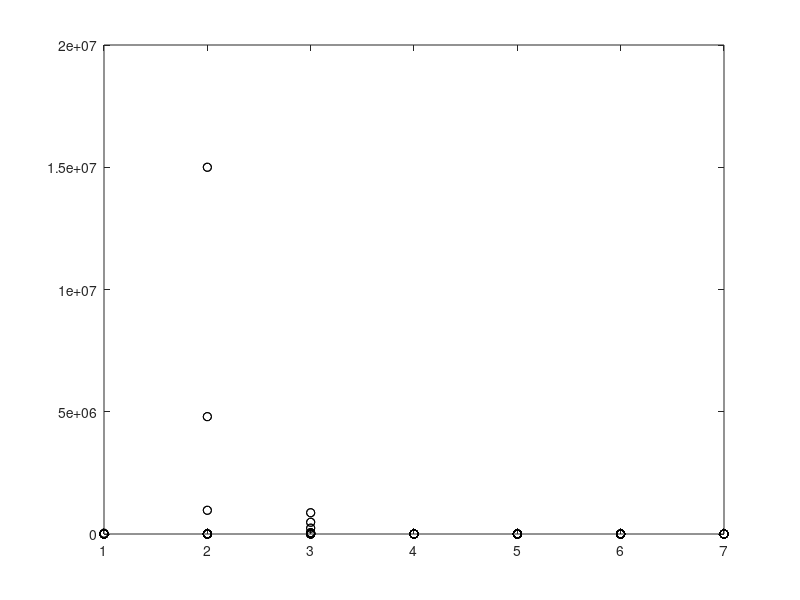

Write the MATLAB code that produced this figure. (Note: this script raises an error after producing the figure.)
%monolix individual and population fits

load("netherlands_data.mat") %load netherlands birds

% load("uganda_data.mat") %load uganda birds
% all1=all(:,1:4);
% all1(:,5)=all(:,6);
% all=all1;

%ICs
T0=4e6; E0=0; I0=0; V0=10;
Y0=[T0 E0 I0 V0];

for i=1:10%solve ode with fit parms
    tdata=1:1:7;
    vdata=10.^all(:,i);
    figure(1)
    plot(tdata,(vdata),'ko')
    hold on
    plot(tdata,(vdata),'ko')
    hold on
end

parm_pop=[log(6.4e-5) 7.14 58.7 4.56 7.43];%median fit Netherlands
%parm_pop=[log(0.000292) 6.98 70.7 17.9 3.29];%median fit Uganda
sol=ode15s(@usuv_ode, [0 8], Y0, [], parm_pop);
% 
figure
plot(sol.x,(sol.y(4,:)),'Linewidth',1.5)
hold on





